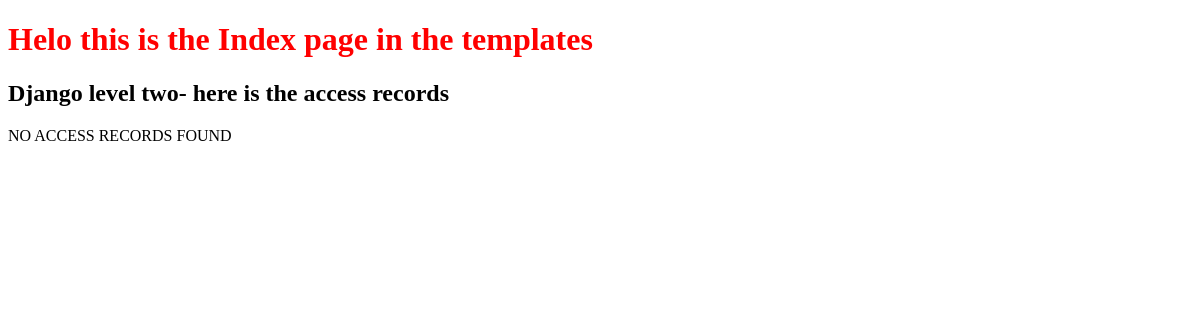
The app's page /, older data.
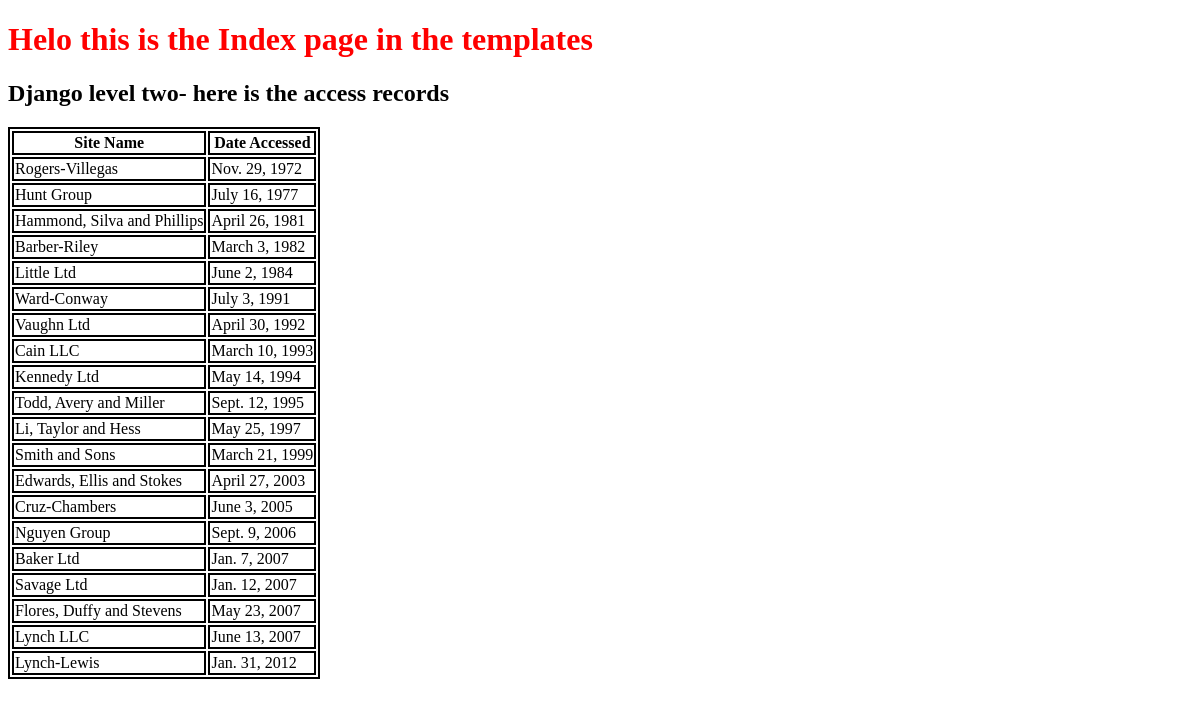
The same page, newer data.
### first_app/models.py (models this page shows, shortened)
class AccessRecord(models.Model):
    name = models.ForeignKey('Webpage', on_delete=models.PROTECT)
    date = models.DateField()

class Webpage(models.Model):
    topic = models.ForeignKey('Topic', on_delete=models.PROTECT)
    name = models.CharField(max_length=264,unique=True)
    url = models.URLField(unique=True)
    def __str__(self):
        return self.name

### first_app/views.py (the view)
# urls.py: path('', views.index,name='index'),
def index(request):
    webpages_list = AccessRecord.objects.order_by('date')
    date_dict = {"access_records":webpages_list}
    return render(request,'first_app/index.html',context=date_dict)

### templates/first_app/index.html (shortened to what this page needs)
<!DOCTYPE html>
{% load staticfiles %}
<html lang="en">
<head>
    <link rel="stylesheet" href="{% static 'css/myStyles1.css' %}"/>
</head>
<body>
    <h1>Helo this is the Index page in the templates</h1>
    <h2>Django level two- here is the access records</h2>
    <div class="djangtwo">
    {% if access_records %}
        <table>
        <thead>
            <th>Site Name</th>
            <th>Date Accessed</th>
        </thead>
    {% for acc in access_records %}
        <tr>
            <td>{{ acc.name }}</td>
            <td>{{ acc.date }}</td>
        </tr>
    {% endfor %}
        </table>
    {% else %}
        <p>NO ACCESS RECORDS FOUND</p>
    {% endif %}
</div>
</body>
</html>

### static/css/myStyles1.css (style rules this page uses)
h1 { color: red; }
table, th, td { border: 2px solid black; }

Row changes from the older to the newer data that the page shows:
added AccessRecord: name "Rogers-Villegas", date "Nov. 29, 1972"
added AccessRecord: name "Hunt Group", date "July 16, 1977"
added AccessRecord: name "Hammond, Silva and Phillips", date "April 26, 1981"
added AccessRecord: name "Barber-Riley", date "March 3, 1982"
added AccessRecord: name "Little Ltd", date "June 2, 1984"
added AccessRecord: name "Ward-Conway", date "July 3, 1991"
added AccessRecord: name "Vaughn Ltd", date "April 30, 1992"
added AccessRecord: name "Cain LLC", date "March 10, 1993"
added AccessRecord: name "Kennedy Ltd", date "May 14, 1994"
added AccessRecord: name "Todd, Avery and Miller", date "Sept. 12, 1995"
added AccessRecord: name "Li, Taylor and Hess", date "May 25, 1997"
added AccessRecord: name "Smith and Sons", date "March 21, 1999"
added AccessRecord: name "Edwards, Ellis and Stokes", date "April 27, 2003"
added AccessRecord: name "Cruz-Chambers", date "June 3, 2005"
added AccessRecord: name "Nguyen Group", date "Sept. 9, 2006"
added AccessRecord: name "Baker Ltd", date "Jan. 7, 2007"
added AccessRecord: name "Savage Ltd", date "Jan. 12, 2007"
added AccessRecord: name "Flores, Duffy and Stevens", date "May 23, 2007"
added AccessRecord: name "Lynch LLC", date "June 13, 2007"
added AccessRecord: name "Lynch-Lewis", date "Jan. 31, 2012"
Text that changed along with them:
text no longer shown: "NO ACCESS RECORDS FOUND"
text now shown: "Site Name Date Accessed"
